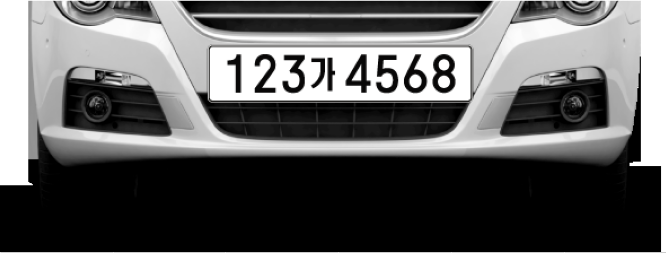
#> input picture car2.png, 666 x 253 px, found by its file name
$ jupyter execute --allow-errors License-Plate-Recognition.ipynb
#> lines starting #> are read from the running program, lines starting #| are printed output that depends on the picture; after the words box and inside, x2 and y2 are one past the last pixel; in counts of white or black regions, pixels touching at a corner belong together
# 자동차 번호판 인식 [OpenCV]

## 1. 라이브러리 호출

[cell 1]
import cv2
import numpy as np
import matplotlib.pyplot as plt
import pytesseract
plt.style.use('dark_background')

## 2. 이미지 읽기

[cell 2]
img_ori = cv2.imread(r'\Users\602-15\opencv-carnum\car2.png')
#> img_ori is the input picture: shape (253, 666, 3); mean B, G, R 95.1, 95.1, 95.2
height, width, channel = img_ori.shape
#> height = 253; width = 666; channel = 3

plt.figure(figsize=(12, 10))
plt.imshow(img_ori,cmap='gray')
print(height, width, channel)
#| 253 666 3

[cell 3]
gray = cv2.cvtColor(img_ori, cv2.COLOR_BGR2GRAY)
plt.figure(figsize=(12,10))
plt.imshow(gray, cmap='gray')

## 3. Convert Image to Grayscale

[cell 4]
hsv = cv2.cvtColor(img_ori, cv2.COLOR_BGR2HSV)
#> hsv: shape (253, 666, 3); mean H, S, V 0.2, 0.5, 95.2
gray = hsv[:, :, 2]
plt.figure(figsize=(12,10))
plt.imshow(gray, cmap='gray')

## 4. Adaptive Thresholding
GaussianBlur
: 노이즈를 줄이기 위해

adaptiveThreshold
threshold 보다 낮은 값 = 0, 높은 값 : 255
이미지 구분을 쉽게 만들어줌

[cell 5]
img_blurred = cv2.GaussianBlur(gray, ksize=(5, 5), sigmaX=0)

img_blur_thresh = cv2.adaptiveThreshold(
    img_blurred,
    maxValue=255.0,
    adaptiveMethod=cv2.ADAPTIVE_THRESH_GAUSSIAN_C,
    thresholdType=cv2.THRESH_BINARY_INV,
    blockSize=19,
    C=9
)
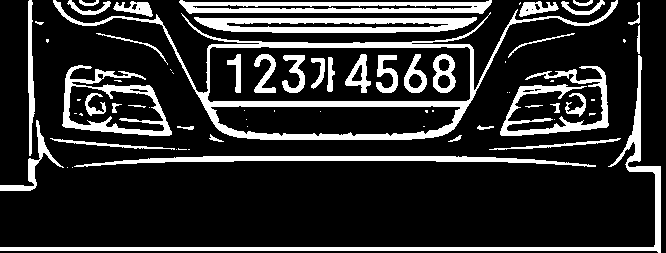
#> img_blur_thresh: shape (253, 666); 18.4% white; 71 white regions (30 under 20 px), largest, box (x1, y1, x2, y2) and area: (53, 0, 618, 140) 6788, (0, 55, 661, 253) 4063, (194, 17, 477, 33) 3015

## 4-1 GaussianBlur 비적용 / 적용 비교

[cell 6]
img_thresh = cv2.adaptiveThreshold(
    gray,
    maxValue=255.0,
    adaptiveMethod=cv2.ADAPTIVE_THRESH_GAUSSIAN_C,
    thresholdType=cv2.THRESH_BINARY_INV,
    blockSize=19,
    C=9
)
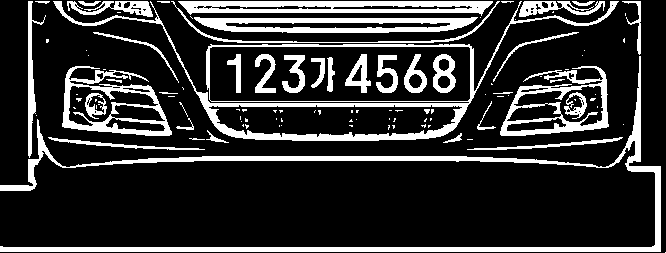
#> img_thresh: shape (253, 666); 19.4% white; 108 white regions (68 under 20 px)

[cell 7]
plt.figure(figsize=(20,20))
plt.subplot(1,2,1)
plt.title('Threshold only')
plt.imshow(img_thresh, cmap='gray')
plt.subplot(1,2,2)
plt.title('Blur and Threshold')
plt.imshow(img_blur_thresh, cmap='gray')
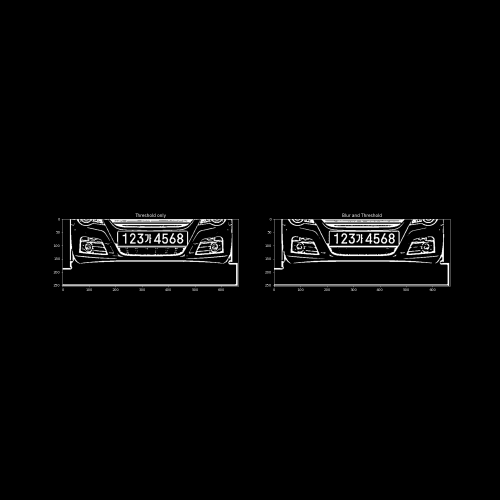
#> figure drawn by matplotlib, 2 panels

## 5. Find Contours
이미지에서 윤곽선 찾기

※ 변경사항
findContours() 함수의 리턴 값이 3개라고 많은 자료들이 말함 -> 2개로 바뀐듯함

[cell 8]
contours, _ = cv2.findContours(
    img_blur_thresh,
    mode=cv2.RETR_LIST,
    method=cv2.CHAIN_APPROX_SIMPLE
)
#> contours = 90 contours, 38 with area under 20; largest, box (x1, y1, x2, y2) and area: (53, 0, 618, 140) 25730, (207, 46, 471, 103) 14120, (210, 105, 461, 137) 6268, (62, 65, 172, 136) 4848, (194, 17, 477, 33) 3478

temp_result = np.zeros((height, width, channel), dtype=np.uint8)

#> (the rest of this cell did not finish here and is left out)

## 6. Prepare Data

[cell 9]
temp_result = np.zeros((height, width, channel), dtype=np.uint8)

contours_dict = []

for contour in contours:
    x, y, w, h = cv2.boundingRect(contour)
    cv2.rectangle(temp_result, pt1=(x,y), pt2=(x+w, y+h), color=(255,255,255), thickness=2)

    contours_dict.append({
        'contour': contour,
        'x': x,
        'y': y,
        'w': w,
        'h': h,
        'cx': x + (w / 2),
        'cy': y + (h / 2)
    })
#> this loop made 90 passes
#> (x, y, w, h) on passes 1, 2, 3, 5, 7, 8, 9, 10, 12, 13, 14, 15: (72, 167, 1, 1), (67, 167, 1, 1), (74, 156, 522, 11), (176, 149, 1, 1), (489, 138, 132, 12), (50, 138, 125, 12), (448, 135, 14, 7), (209, 134, 15, 8), (247, 126, 1, 1), (177, 126, 17, 4), (477, 125, 17, 5), (0, 120, 64, 71)
#> (contour, x, y, w, h) on passes 4, 6, 11, 20, 22, 24: ([[188, 149], [189, 149]], 188, 149, 2, 1), ([[178, 148], [178, 149], [186, 149], [179, 149]], 178, 148, 9, 2), ([[423, 126], [424, 126]], 423, 126, 2, 1), ([[74, 113], [76, 113]], 74, 113, 3, 1), ([[432, 110], [432, 111], [433, 111], [433, 110]], 432, 110, 2, 2), ([[274, 110], [274, 111]], 274, 110, 1, 2)
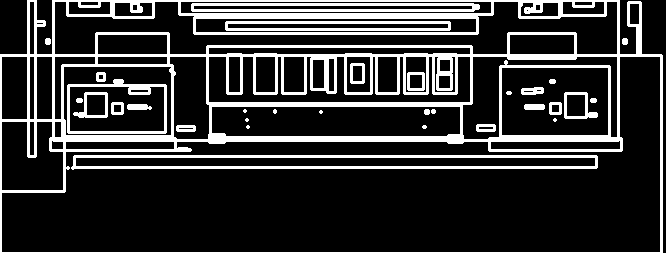
#> temp_result: shape (253, 666, 3); 20% white; 32 white regions (7 under 20 px), largest, box (x1, y1, x2, y2) and area: (0, 0, 663, 253) 23972, (71, 155, 598, 170) 3202, (191, 3, 480, 12) 1746
#> after the loop, contours_dict = 90 items

plt.figure(figsize=(12,10))
plt.imshow(temp_result, cmap='gray')

## 7. Select Candidates by Char Size

[cell 10]
MIN_AREA = 80
MIN_WIDTH, MIN_HEIGHT=2, 8
MIN_RATIO, MAX_RATIO = 0.25, 1.0

possible_contours = []

cnt = 0
for d in contours_dict:
    area = d['w'] * d['h']
    ratio = d['w'] / d['h']

    if area > MIN_AREA \
    and d['w'] > MIN_WIDTH and d['h'] > MIN_HEIGHT \
    and MIN_RATIO < ratio < MAX_RATIO:
        d['idx'] = cnt
        cnt += 1
        possible_contours.append(d)
#> this loop made 90 passes
#> (area, ratio) on passes 3, 7, 8, 9, 10, 13, 14, 15, 18, 27, 28, 29: (5742, 47.45), (1584, 11), (1500, 10.42), (98, 2), (120, 1.88), (68, 4.25), (85, 3.4), (4544, 0.901), (21, 2.33), (8032, 7.84), (54, 6), (54, 6)
#> after the loop, cnt = 16; possible_contours = 16 items

temp_result = np.zeros((height, width, channel), dtype = np.uint8)

for d in possible_contours:
    cv2.rectangle(temp_result, pt1=(d['x'], d['y']), pt2=(d['x']+d['w'], d['y']+d['h']), color=(255, 255, 255), thickness=2)
#> this loop made 16 passes
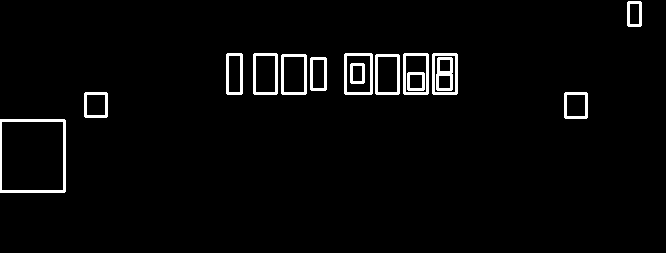
#> temp_result: shape (253, 666, 3); 2.9% white; 15 white regions, largest, box (x1, y1, x2, y2) and area: (0, 119, 66, 193) 734, (344, 53, 373, 95) 386, (403, 53, 429, 95) 368

plt.figure(figsize=(12, 10))
plt.imshow(temp_result, cmap='gray')

## 8. Select Candidates by Arrangement of Contours

[cell 11]
MAX_DIAG_MULTIPLYER = 5
MAX_ANGLE_DIFF = 12.0
MAX_AREA_DIFF = 0.5
MAX_WIDTH_DIFF = 0.8
MAX_HEIGHT_DIFF = 0.2
MIN_N_MATCHED = 3

def find_chars(contour_list):
    matched_result_idx = []

    for d1 in contour_list:
        matched_contours_idx = []
        for d2 in contour_list:
            if d1['idx'] == d2['idx']:
                continue

            dx = abs(d1['cx'] - d2['cx'])
            dy = abs(d1['cy'] - d2['cy'])

            diagonal_length1 = np.sqrt(d1['w'] ** 2 + d1['h'] ** 2)

            distance = np.linalg.norm(np.array([d1['cx'], d1['cy']]) - np.array([d2['cx'], d2['cy']]))
            if dx == 0:
                angle_diff = 90
            else:
                angle_diff = np.degrees(np.arctan(dy / dx))
            area_diff = abs(d1['w'] * d1['h'] - d2['w'] * d2['h']) / (d1['w'] * d1['h'])
            width_diff = abs(d1['w'] - d2['w']) / d1['w']
            height_diff = abs(d1['h'] - d2['h']) / d1['h']

            if distance < diagonal_length1 * MAX_DIAG_MULTIPLYER \
            and angle_diff < MAX_ANGLE_DIFF and area_diff < MAX_AREA_DIFF \
            and width_diff < MAX_WIDTH_DIFF and height_diff < MAX_HEIGHT_DIFF:
                matched_contours_idx.append(d2['idx'])

        matched_contours_idx.append(d1['idx'])

        if len(matched_contours_idx) < MIN_N_MATCHED:
            continue

        matched_result_idx.append(matched_contours_idx)

        unmatched_contour_idx = []
        for d4 in contour_list:
            if d4['idx'] not in matched_contours_idx:
                unmatched_contour_idx.append(d4['idx'])

        unmatched_contour = np.take(possible_contours, unmatched_contour_idx)

        recursive_contour_list = find_chars(unmatched_contour)

        for idx in recursive_contour_list:
            matched_result_idx.append(idx)

        break
#> this loop made 5 passes
#> recursive_contour_list on pass 5: [[7, 9, 10, 11, 12, 13, 14, 8]]
#> after the loop, matched_result_idx = [[3, 5, 4], [7, 9, 10, 11, 12, 13, 14, 8]]

    return matched_result_idx

result_idx = find_chars(possible_contours)
#> result_idx = [[3, 5, 4], [7, 9, 10, 11, 12, 13, 14, 8]]

matched_result = []
for idx_list in result_idx:
    matched_result.append(np.take(possible_contours, idx_list))
#> this loop made 2 passes
#> after the loop, matched_result = 2 items

temp_result = np.zeros((height, width, channel), dtype=np.uint8)
#> temp_result: shape (253, 666, 3); every value is 0

for r in matched_result:
    for d in r:
        cv2.rectangle(temp_result, pt1=(d['x'], d['y']), pt2=(d['x']+d['w'], d['y']+d['h']), color=(255,255,255), thickness=2)
#> this loop made 2 passes
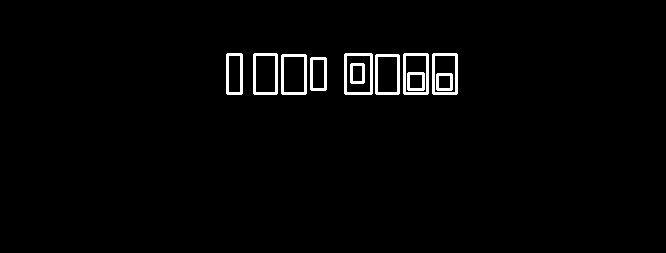
#> temp_result: shape (253, 666, 3); 2% white; 11 white regions, largest, box (x1, y1, x2, y2) and area: (344, 53, 373, 95) 386, (403, 53, 429, 95) 368, (432, 53, 458, 95) 368

plt.figure(figsize=(12, 10))
plt.imshow(temp_result, cmap='gray')

## 9. Rotate Plate Images

[cell 12]
#9
PLATE_WIDTH_PADDING = 1.3 # 1.3
PLATE_HEIGHT_PADDING = 1.5 # 1.5
MIN_PLATE_RATIO = 3
MAX_PLATE_RATIO = 10

plate_imgs = []
plate_infos = []

for i, matched_chars in enumerate(matched_result):
    sorted_chars = sorted(matched_chars, key=lambda x: x['cx'])

    plate_cx = (sorted_chars[0]['cx'] + sorted_chars[-1]['cx']) / 2
    plate_cy = (sorted_chars[0]['cy'] + sorted_chars[-1]['cy']) / 2

    plate_width = (sorted_chars[-1]['x'] + sorted_chars[-1]['w'] - sorted_chars[0]['x']) * PLATE_WIDTH_PADDING

    sum_height = 0
    for d in sorted_chars:
        sum_height += d['h']

    plate_height = int(sum_height / len(sorted_chars) * PLATE_HEIGHT_PADDING)

    triangle_height = sorted_chars[-1]['cy'] - sorted_chars[0]['cy']
    triangle_hypotenus = np.linalg.norm(
        np.array([sorted_chars[0]['cx'], sorted_chars[0]['cy']]) -
        np.array([sorted_chars[-1]['cx'], sorted_chars[-1]['cy']])
    )

    angle = np.degrees(np.arcsin(triangle_height / triangle_hypotenus))

    rotation_matrix = cv2.getRotationMatrix2D(center=(plate_cx, plate_cy), angle=angle, scale=1.0)

    img_rotated = cv2.warpAffine(img_thresh, M=rotation_matrix, dsize=(width, height))

    img_cropped = cv2.getRectSubPix(
        img_rotated,
        patchSize=(int(plate_width), int(plate_height)),
        center=(int(plate_cx), int(plate_cy))
    )

    if img_cropped.shape[1] / img_cropped.shape[0] < MIN_PLATE_RATIO or img_cropped.shape[1] / img_cropped.shape[0] < MIN_PLATE_RATIO > MAX_PLATE_RATIO:
        continue

    plate_imgs.append(img_cropped)
    plate_infos.append({
        'x': int(plate_cx - plate_width / 2),
        'y': int(plate_cy - plate_height / 2),
        'w': int(plate_width),
        'h': int(plate_height)
    })

    plt.subplot(len(matched_result), 1, i+1)
    plt.imshow(img_cropped, cmap='gray')
#> this loop made 2 passes
#> (plate_cx, plate_cy, plate_width, plate_height, triangle_height, triangle_hypotenus, angle) on passes 1 to 2: (400.5, 77.25, 130, 24, 8.5, 87.41, 5.58), (339.2, 73.5, 297.7, 56, 0, 210.5, 0)
#> pass 1, `img_rotated = cv2.warpAffine(img_thresh, M=rotation_matrix, dsize=(wid..`:
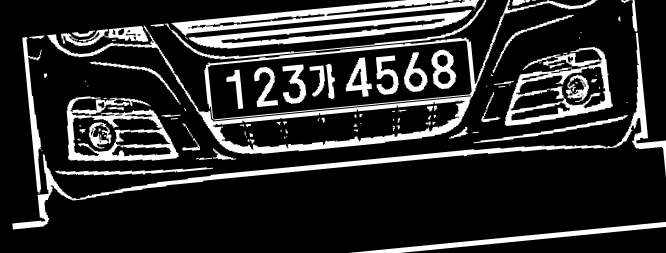
#> img_rotated: shape (253, 666); min 0, max 255, mean 44.3
#> pass 1, `img_cropped = cv2.getRectSubPix( img_rotated, patchSize=(int(plate_wid..`:
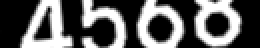
#> img_cropped: shape (24, 130) (shown 2 times larger); min 0, max 255, mean 96.5
#> after the loop, plate_imgs = 2 items; plate_infos = 2 items

## 10. Another Thresholding and Find Chars

[cell 13]
longest_idx, longest_text = -1, 0
plate_chars = []

#> (the rest of this cell did not finish here and is left out)

## 12. Result

[cell 14]
info = plate_infos[longest_idx]
#> info = {'x': 190, 'y': 45, 'w': 297, 'h': 56}
#> (the rest of this cell did not finish here and is left out)
